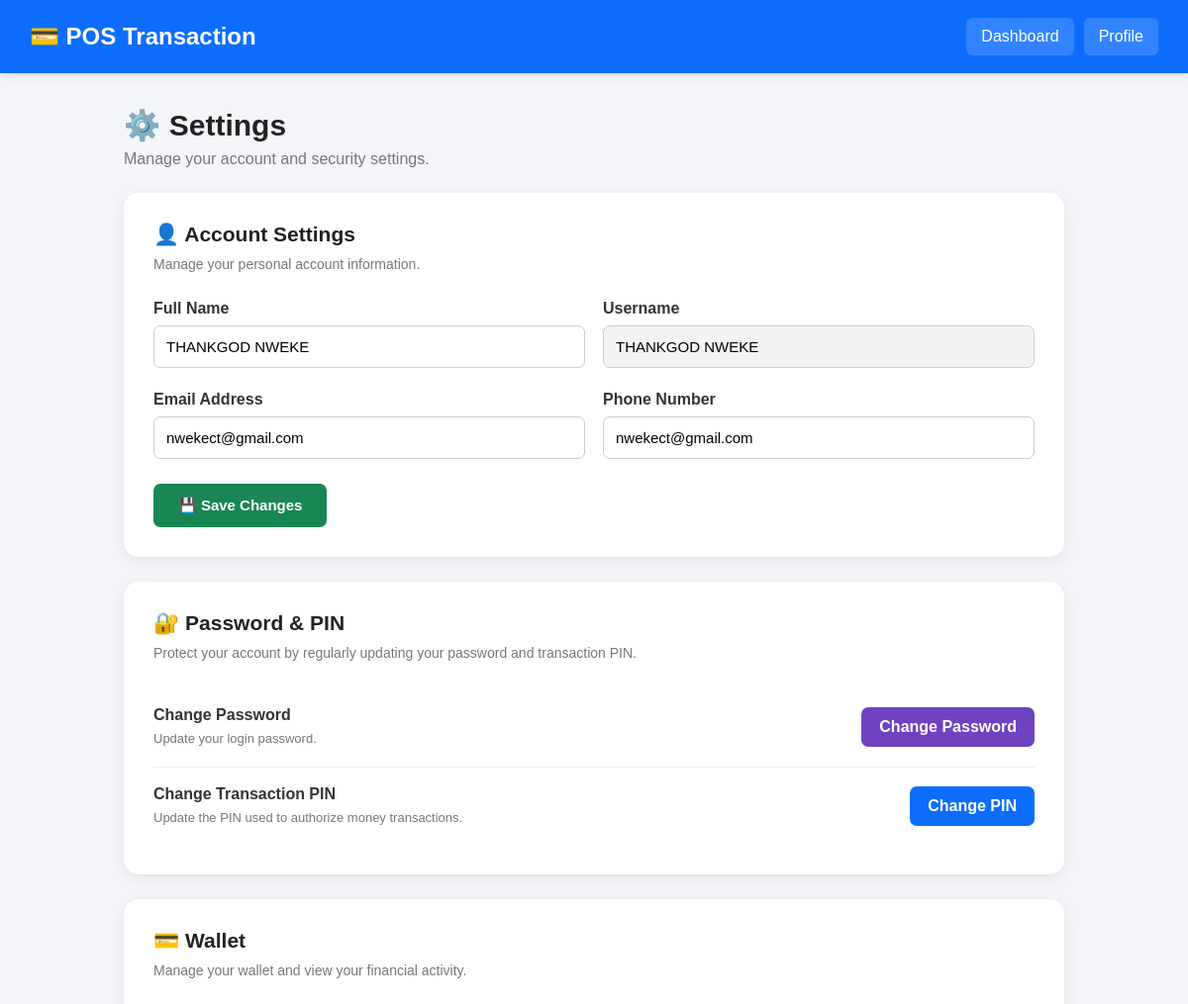
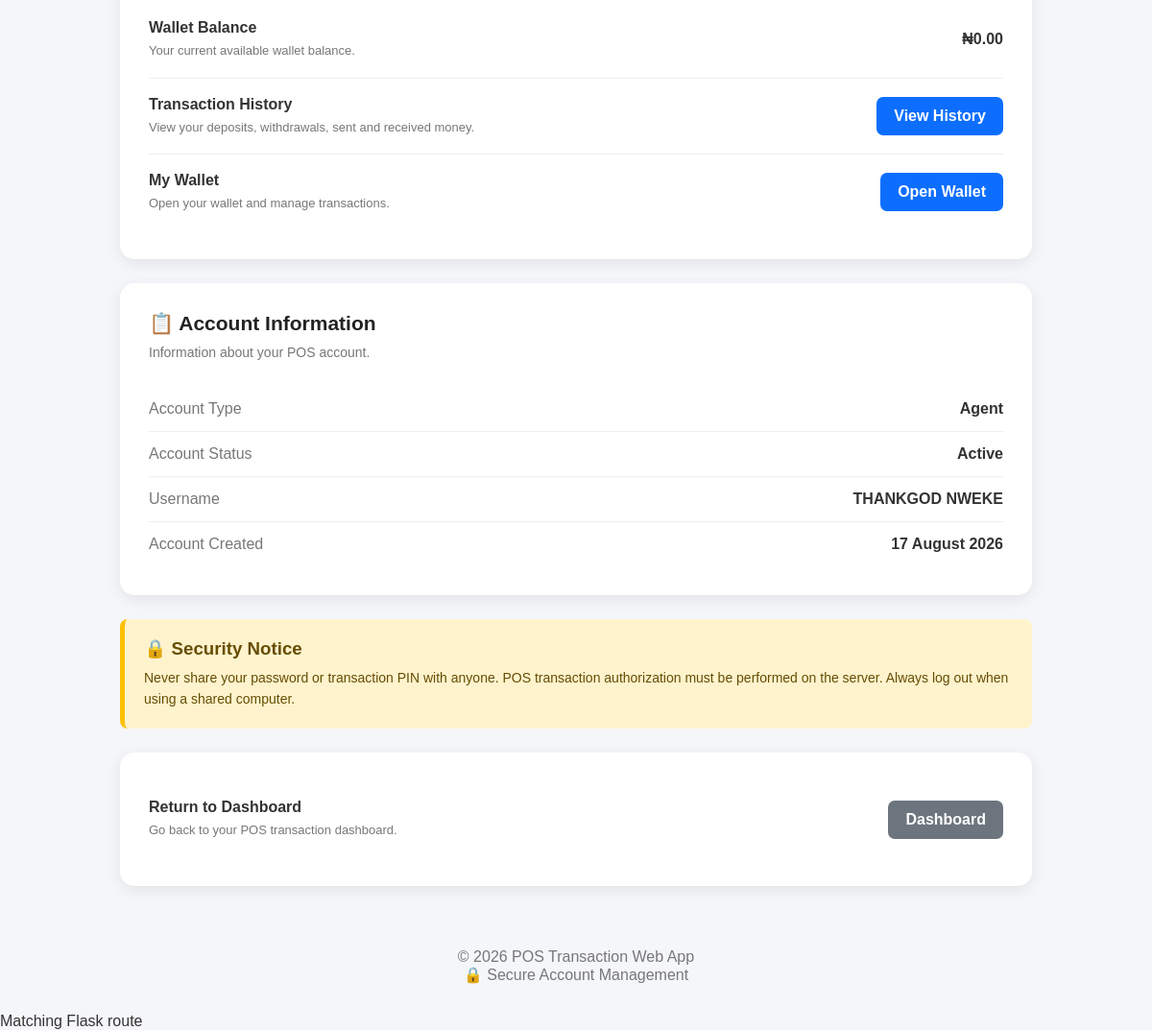
The app's page /settings (signed in) with its own data (2 pictures, top to bottom).
### app.py (models this page shows, shortened)
class User(UserMixin, db.Model):
    __tablename__ = "users"
    id = db.Column(db.Integer, primary_key=True)
    full_name = db.Column(
        db.String(150),
        nullable=False
    )
    username = db.Column(
        db.String(100),
        unique=True,
        nullable=False
    )
    email = db.Column(
        db.String(150),
        unique=True,
        nullable=False
    )
    phone = db.Column(
        db.String(30),
        nullable=True
    )
    password = db.Column(
        db.String(255),
        nullable=False
    )
    transaction_pin = db.Column(
        db.String(255),
        nullable=True
    )
    role = db.Column(
        db.String(30),
        default="Agent"
    )
    status = db.Column(
        db.String(30),
        default="Active"
    )
    wallet_balance = db.Column(
        db.Float,
        default=0.00
    )
    created_at = db.Column(
        db.DateTime,
        default=datetime.utcnow
    )

### app.py (the view)
@app.route("/settings")
@login_required
def settings():
    return render_template("settings.html")

### app.py (called while the page is built)
@login_manager.user_loader
def load_user(user_id):
    try:
        return db.session.get(User, int(user_id))
    except (ValueError, TypeError):
        return None

### templates/settings.html (shortened to what this page needs)
<!DOCTYPE html>
<html lang="en">
<head>
</head>
<body>
<header class="header">
    <h1>💳 POS Transaction</h1>
    <div class="header-links">
        <a href="{{ url_for('dashboard') }}">
            Dashboard
        </a>
        <a href="{{ url_for('profile') }}">
            Profile
        </a>
    </div>
</header>
<main class="container">
    <section class="page-title">
        <h2>
            ⚙️ Settings
        </h2>
        <p>
            Manage your account and security settings.
        </p>
    </section>
    <section class="settings-card">
        <h3>
            👤 Account Settings
        </h3>
        <p class="settings-description">
            Manage your personal account information.
        </p>
        <form method="POST"
              action="{{ url_for('settings') }}">
            <div class="form-grid">
                <div class="form-group">
                    <label for="full_name">
                        Full Name
                    </label>
                    <input
                        type="text"
                        id="full_name"
                        name="full_name"
                        value="{{ current_user.full_name or '' }}"
                        required
                    >
                </div>
                <div class="form-group">
                    <label for="username">
                        Username
                    </label>
                    <input
                        type="text"
                        id="username"
                        name="username"
                        value="{{ current_user.username or '' }}"
                        readonly
                    >
                </div>
                <div class="form-group">
                    <label for="email">
                        Email Address
                    </label>
                    <input
                        type="email"
                        id="email"
                        name="email"
                        value="{{ current_user.email or '' }}"
                        required
                    >
                </div>
                <div class="form-group">
                    <label for="phone">
                        Phone Number
                    </label>
                    <input
                        type="tel"
                        id="phone"
                        name="phone"
                        value="{{ current_user.phone or '' }}"
                        required
                    >
                </div>
            </div>
            <button
                type="submit"
                class="save-button">
                💾 Save Changes
            </button>
        </form>
    </section>
    <section class="settings-card">
        <h3>
            🔐 Password & PIN
        </h3>
        <p class="settings-description">
            Protect your account by regularly updating
            your password and transaction PIN.
        </p>
        <div class="setting-row">
            <div class="setting-info">
                <h4>
                    Change Password
                </h4>
                <p>
                    Update your login password.
                </p>
            </div>
            <a
                href="{{ url_for('change_password') }}"
                class="button purple">
                Change Password
            </a>
        </div>
        <div class="setting-row">
            <div class="setting-info">
                <h4>
                    Change Transaction PIN
                </h4>
                <p>
                    Update the PIN used to authorize
                    money transactions.
                </p>
            </div>
            <a
                href="{{ url_for('change_pin') }}"
                class="button primary">
                Change PIN
            </a>
        </div>
    </section>
    <section class="settings-card">
        <h3>
            💳 Wallet
        </h3>
        <p class="settings-description">
            Manage your wallet and view your financial activity.
        </p>
        <div class="setting-row">
            <div class="setting-info">
                <h4>
                    Wallet Balance
                </h4>
                <p>
                    Your current available wallet balance.
                </p>
            </div>
            <strong>
                ₦{{ "{:,.2f}".format(
                    current_user.wallet_balance or 0
                ) }}
            </strong>
        </div>
        <div class="setting-row">
            <div class="setting-info">
                <h4>
                    Transaction History
                </h4>
                <p>
                    View your deposits, withdrawals,
                    sent and received money.
                </p>
            </div>
            <a
                href="{{ url_for('transaction_history') }}"
                class="button primary">
                View History
            </a>
        </div>
        <div class="setting-row">
            <div class="setting-info">
                <h4>
                    My Wallet
                </h4>
                <p>
                    Open your wallet and manage transactions.
                </p>
            </div>
            <a
                href="{{ url_for('wallet') }}"
                class="button primary">
                Open Wallet
            </a>
        </div>
    </section>
    <section class="settings-card">
        <h3>
            📋 Account Information
        </h3>
        <p class="settings-description">
            Information about your POS account.
        </p>
        <div class="account-row">
            <span class="account-label">
                Account Type
            </span>
            <span class="account-value">
                {{ current_user.role }}
            </span>
        </div>
        <div class="account-row">
            <span class="account-label">
                Account Status
            </span>
            <span class="account-value">
                {{ current_user.status }}
            </span>
        </div>
        <div class="account-row">
            <span class="account-label">
                Username
            </span>
            <span class="account-value">
                {{ current_user.username }}
            </span>
        </div>
        <div class="account-row">
            <span class="account-label">
                Account Created
            </span>
            <span class="account-value">
                {% if current_user.created_at %}
                    {{ current_user.created_at.strftime(
                        '%d %B %Y'
                    ) }}
                {% else %}
                    Not Available
                {% endif %}
            </span>
        </div>
    </section>
    <section class="security-card">
        <h3>
            🔒 Security Notice
        </h3>
        <p>
            Never share your password or transaction PIN with
            anyone. POS transaction authorization must be
            performed on the server. Always log out when using
            a shared computer.
        </p>
    </section>
    <section class="settings-card">
        <div class="setting-row">
            <div class="setting-info">
                <h4>
                    Return to Dashboard
                </h4>
                <p>
                    Go back to your POS transaction dashboard.
                </p>
            </div>
            <a
                href="{{ url_for('dashboard') }}"
                class="button secondary">
                Dashboard
            </a>
        </div>
    </section>
</main>
<footer>
    <p>
        © 2026 POS Transaction Web App
    </p>
    <p>
        🔒 Secure Account Management
    </p>
</footer>
</body>
</html>

### templates/settings.html (style rules this page uses)
* { margin: 0; padding: 0; box-sizing: border-box; font-family: Arial, Helvetica, sans-serif; }
body { background: #f4f6f9; color: #333; }
.header { background: #0d6efd; color: white; padding: 18px 30px; display: flex; justify-content: space-between; align-items: center; box-shadow: 0 2px 8px rgba(0,0,0,0.15); }
.header h1 { font-size: 24px; }
.header-links { display: flex; gap: 10px; }
.header a { color: white; text-decoration: none; padding: 10px 15px; border-radius: 6px; background: rgba(255,255,255,0.15); }
.container { width: 94%; max-width: 950px; margin: 35px auto; }
.page-title { margin-bottom: 25px; }
.page-title h2 { font-size: 30px; color: #222; margin-bottom: 8px; }
.page-title p { color: #777; }
.settings-card { background: white; border-radius: 15px; padding: 30px; margin-bottom: 25px; box-shadow: 0 4px 15px rgba(0,0,0,0.08); }
.settings-card h3 { color: #222; font-size: 21px; margin-bottom: 8px; }
.settings-description { color: #777; font-size: 14px; margin-bottom: 25px; line-height: 1.5; }
.setting-row { display: flex; justify-content: space-between; align-items: center; gap: 25px; padding: 18px 0; border-bottom: 1px solid #eee; }
.setting-row:last-child { border-bottom: none; }
.setting-info { flex: 1; }
.setting-info h4 { margin-bottom: 5px; color: #333; }
.setting-info p { color: #777; font-size: 13px; line-height: 1.5; }
.button { display: inline-block; text-decoration: none; border: none; padding: 11px 18px; border-radius: 7px; font-weight: bold; cursor: pointer; white-space: nowrap; }
.primary { background: #0d6efd; color: white; }
.purple { background: #6f42c1; color: white; }
.secondary { background: #6c757d; color: white; }
.form-grid { display: grid; grid-template-columns: 1fr 1fr; gap: 18px; }
.form-group { margin-bottom: 5px; }
.form-group label { display: block; margin-bottom: 8px; font-weight: bold; color: #333; }
.form-group input { width: 100%; padding: 12px; border: 1px solid #ccc; border-radius: 7px; font-size: 15px; outline: none; }
.form-group input[readonly] { background: #f1f3f5; cursor: not-allowed; }
.save-button { margin-top: 20px; border: none; background: #198754; color: white; padding: 13px 25px; border-radius: 7px; font-weight: bold; cursor: pointer; font-size: 15px; }
.security-card { background: #fff3cd; border-left: 5px solid #ffc107; border-radius: 8px; padding: 20px; margin-bottom: 25px; }
.security-card h3 { color: #664d03; margin-bottom: 8px; }
.security-card p { color: #664d03; line-height: 1.6; font-size: 14px; }
.account-row { display: flex; justify-content: space-between; padding: 14px 0; border-bottom: 1px solid #eee; }
.account-row:last-child { border-bottom: none; }
.account-label { color: #777; }
.account-value { font-weight: bold; text-align: right; }
footer { text-align: center; color: #777; padding: 30px; margin-top: 25px; }

### records on screen
User: full_name "THANKGOD NWEKE", username "THANKGOD NWEKE", email "nwekect@gmail.com", phone "nwekect@gmail.com", wallet_balance "0.00", role "Agent", status "Active", created_at "17 August 2026"
